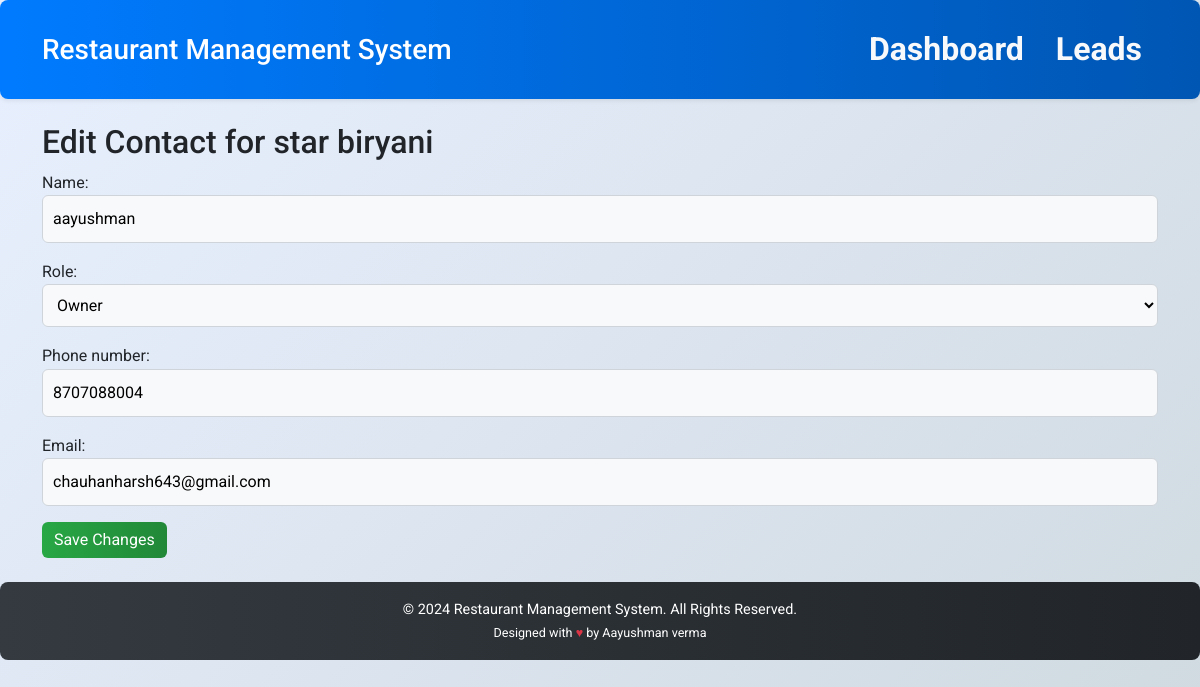
Page /leads/15/edit-contact/26/ on the committed database.
### lead_management/models/restaurant.py (models this page shows, shortened)
class RestaurantLead(models.Model):
    STATUS_CHOICES = [
        ('new', 'New'),
        ('active', 'Active'),
        ('inactive', 'Inactive'),
    ]
    restaurant_name = models.CharField(max_length=255)
    address = models.TextField()
    contact_number = models.CharField(max_length=15)
    status = models.CharField(max_length=10, choices=STATUS_CHOICES, default='new')
    assigned_kam = models.CharField(max_length=255)

### lead_management/models/contact.py (models this page shows, shortened)
class Contact(models.Model):
    ROLE_CHOICES = [
        ('owner', 'Owner'),
        ('manager', 'Manager'),
        ('staff', 'Staff'),
    ]
    restaurant = models.ForeignKey(RestaurantLead, on_delete=models.CASCADE, related_name='contacts')
    name = models.CharField(max_length=255)
    role = models.CharField(max_length=20, choices=ROLE_CHOICES)
    phone_number = models.CharField(max_length=15)
    email = models.EmailField()

### lead_management/views/contacts.py (the view)
# urls.py: path('leads/<int:lead_id>/edit-contact/<int:contact_id>/', edit_contact, name='edit_contact'),
def edit_contact(request, lead_id, contact_id):
    contact = get_object_or_404(Contact, id=contact_id, restaurant__id=lead_id)
    ContactForm = modelform_factory(Contact, fields=('name', 'role', 'phone_number', 'email'))
    if request.method == 'POST':
        form = ContactForm(request.POST, instance=contact)
        if form.is_valid():
            form.save()
            return redirect('lead_detail', lead_id=lead_id)  # Redirect to the lead detail page after saving
    else:
        form = ContactForm(instance=contact)  # Pre-fill the form with existing data
    return render(request, 'lead_management/contact_form.html', {
        'form': form,
        'restaurant_name': contact.restaurant.restaurant_name,
        'edit_mode': True  # Add a flag to indicate edit mode in the template
    })

### lead_management/templates/lead_management/contact_form.html (shortened to what this page needs)
{% extends "lead_management/base.html" %}
{% block content %}
<h2>{% if edit_mode %}Edit Contact for {{ restaurant_name }}{% else %}Add Contact{% endif %}</h2>
<form method="post">
    {{ form.as_p }}
    <button type="submit" class="btn btn-success">
        {% if edit_mode %}Save Changes{% else %}Add Contact{% endif %}
    </button>
</form>
{% endblock %}

### lead_management/static/css/styles.css (style rules this page uses)
body { background: linear-gradient(135deg, #e8f0ff 0%, #cfd9df 100%); font-family: 'Arial', sans-serif; color: #212529; margin: 0; padding: 0; line-height: 1.6; background-attachment: fixed; background-size: cover; }
.btn-success { background: linear-gradient(90deg, #28a745, #218838); border: none; color: #fff; transition: background-color 0.3s ease; }
input, select, textarea { border-radius: 6px; border: 1px solid #ced4da; padding: 10px; width: 100%; box-sizing: border-box; background: #f8f9fa; transition: border-color 0.3s ease, box-shadow 0.3s ease; }
body:before { content: ''; position: fixed; top: 0; left: 0; width: 100%; height: 100%; background-image: radial-gradient(circle, rgba(255, 255, 255, 0.1) 1%, transparent 1%), radial-gradient(circle, rgba(255, 255, 255, 0.1) 1%, transparent 1%); background-size: 40px 40px; z-index: -1; opacity: 0.5; }

### rows in the picture
RestaurantLead: restaurant_name "star biryani"
Contact: name "aayushman", role "Owner", phone_number "8707088004", email "chauhanharsh643@gmail.com"
